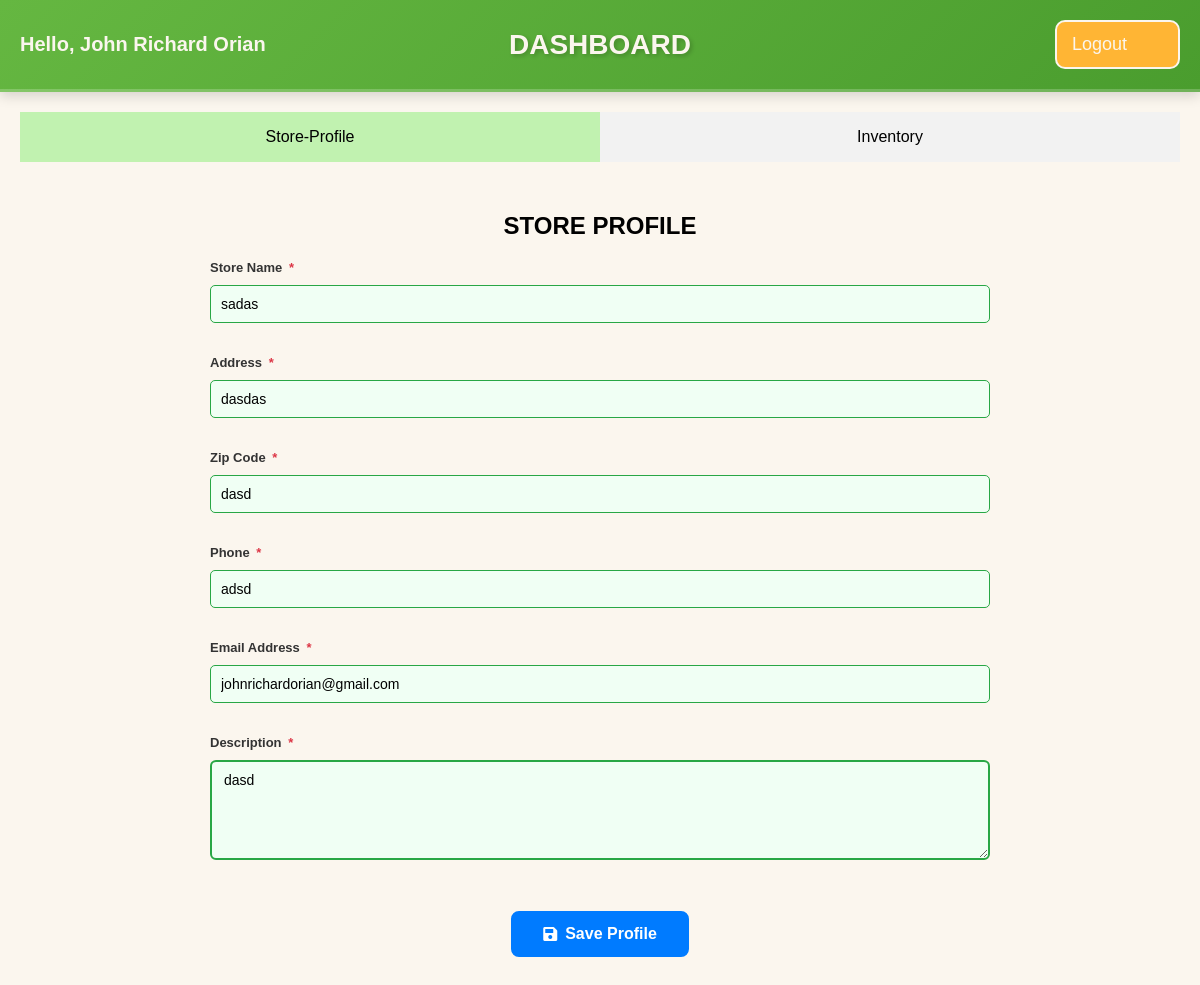
The page /dashboard/ (signed in) on the database its author committed.
### myapp/models.py (models this page shows, shortened)
class StoreProfile(models.Model):
    user = models.OneToOneField(User, on_delete=models.CASCADE, null=True, blank=True)
    store_name = models.CharField('Store Name', max_length=100)
    address = models.CharField(max_length=100)
    zip_code = models.CharField('Zip Code', max_length=15)
    phone = models.CharField('Phone', max_length=25)
    email_address = models.EmailField('Email Address')
    description = models.TextField(blank=True)

### myapp/views.py (the view, shortened to what this page needs)
# urls.py: path('dashboard/', views.dashboard, name='dashboard'),
@login_required(login_url='loginPage')
def dashboard(request):
    store_profile, created = StoreProfile.objects.get_or_create(
        user=request.user,
        defaults={
            'store_name': '',
            'address': '',
            'zip_code': '',
            'phone': '',
            'email_address': request.user.email,
            'description': ''
        }
    )
    products = Inventory.objects.filter(store_profile=store_profile)
    search_query = request.GET.get('search', '').strip()
    if search_query:
        products = products.filter(
            Q(product_name__icontains=search_query) |
            Q(product_description__icontains=search_query)
        )
    def is_store_complete(profile):
        import re
        all_fields_filled = (
            profile.store_name and profile.store_name.strip() and
            profile.address and profile.address.strip() and
            profile.zip_code and profile.zip_code.strip() and
            profile.phone and profile.phone.strip() and
            profile.email_address and profile.email_address.strip() and
            profile.description and profile.description.strip()
        )
        email_pattern = r'^[A-Z0-9._%+-]+@[A-Z0-9.-]+\.[A-Z]{2,}$'
        email_valid = bool(re.match(email_pattern, profile.email_address or '', re.IGNORECASE))
        return all_fields_filled and email_valid
    is_complete = is_store_complete(store_profile)
    context = {
        'store_profile': store_profile,
        'products': products,
        'is_store_complete': is_complete,
        'search_query': search_query
    }
    return render(request, 'dashboard.html', context)

### myapp/templates/dashboard.html (shortened to what this page needs)
{% extends "base.html" %}
{% load static %}
{% block style %}
    <link rel="stylesheet" href="{% static 'css/styles.css' %}">
    <link rel="stylesheet" href="{% static 'css/dashboardStyles.css' %}">
    <link rel="stylesheet" href="{% static 'css/navigationBarStyles.css' %}">
    <link rel="stylesheet" href="{% static 'css/storeProfileContentStyles.css' %}">
    <link rel="stylesheet" href="{% static 'css/inventoryContentStyles.css' %}">
    <link rel="stylesheet" href="https://cdnjs.cloudflare.com/ajax/libs/font-awesome/4.7.0/css/font-awesome.min.css">
    <link rel="stylesheet" href="https://use.fontawesome.com/releases/v5.6.1/css/all.css">
{% endblock %}
{% block body %}
    <header>
        <div class="accountContainer">
            <span id="hello-msg">Hello, {{request.user.first_name|default:request.user.email}}</span>
        </div>
        <div class="divTitleDashboard">
            <h1>DASHBOARD</h1>
        </div>
    <div class="logoutButtonContainer">
            <a style="text-decoration: none;" href="{% url 'logout' %}">
            <button id="logoutButton" class="logoutButton" type="logoutButton">Logout<i class="fa fa-sign-out"></i></button>
        </a>
    </div>
    </header>
    <main>
    <section>
        <div class="divSectionDashboard">
            <div class="navigationBar">
                <button class="tabButton tabStoreProfile" onclick="openTab(event, 'StoreProfile')" id="defaultOpen">Store-Profile</button>
                <button class="tabButton tabInventory" onclick="openTab(event, 'Inventory')">Inventory</button>
            </div>
            <div id="StoreProfile" class="tabContent">
                <div class="StoreProfileContent">
                    <h1 style="text-align: center; margin-bottom: 20px;">STORE PROFILE</h1>
                    <form method="post" id="storeProfileForm" action="{% url 'dashboard' %}">
                        <div class="form-field-wrapper">
                            <label for="store_name">Store Name <span class="required-star">*</span></label>
                            <input type="text" id="store_name" name="store_name" value="{{ store_profile.store_name }}" class="form-field">
                        </div>
                        <div class="form-field-wrapper">
                            <label for="address">Address <span class="required-star">*</span></label>
                            <input type="text" id="address" name="address" value="{{ store_profile.address }}" class="form-field">
                        </div>
                        <div class="form-field-wrapper">
                            <label for="zip_code">Zip Code <span class="required-star">*</span></label>
                            <input type="text" id="zip_code" name="zip_code" value="{{ store_profile.zip_code }}" class="form-field">
                        </div>
                        <div class="form-field-wrapper">
                            <label for="phone">Phone <span class="required-star">*</span></label>
                            <input type="text" id="phone" name="phone" value="{{ store_profile.phone }}" class="form-field">
                        </div>
                        <div class="form-field-wrapper">
                            <label for="email_address">Email Address <span class="required-star">*</span></label>
                            <input type="email" id="email_address" name="email_address" value="{{ store_profile.email_address }}" class="form-field">
                        </div>
                        <div class="form-field-wrapper">
                            <label for="description">Description <span class="required-star">*</span></label>
                            <textarea id="description" name="description" class="form-field">{{ store_profile.description }}</textarea>
                        </div>
                        <center>
                            <button type="submit" id="saveProfileBtn" class="saveprofile" disabled>
                                <i class="fas fa-save"></i> Save Profile
                            </button>
                        </center>
                    </form>
                </div>
            </div>
        </div>
    </section>
    </main>
    <div class="slide-nav" id="slideNav">
    </div>
{% endblock %}

### myapp/static/css/styles.css (style rules this page uses)
body { font-family: Arial, Helvetica, sans-serif; background-color: #AFDEE5; margin: 0px; padding: 0px; }
a { text-decoration: none; }
section { width: auto; height: 778px; }

### myapp/static/css/dashboardStyles.css (style rules this page uses)
body { font-family: Arial, Helvetica, sans-serif; background-color: #FBF6EE; margin: 0px; padding: 0px; }
.divTitleDashboard { background-color: #65B741; width: auto; height: auto; color: #FBF6EE;; text-align: center; padding: 20px; z-index: 1; box-shadow: 0px 5px 15px rgba(0, 0, 0, 0.5); }
.accountContainer { position: absolute; top: 30px; left: 30px; }
#hello-msg { font-size: 20px; color: #000000; position: absolute; top: 10px; left: 10px; }
.logoutButtonContainer { position: absolute; top: 30px; right: 30px; }
.logoutButton { width: auto; background-color: #FFB534; color: #FBF6EE; outline: none; padding: 0 10px; height: 49px; text-align: center; text-decoration: none; display: flex; align-items: center; border: 2px solid #FBF6EE; cursor: pointer; border-radius: 10px; font-size: 20px; }
.logoutButton i { margin-left: 10px; }

### myapp/static/css/navigationBarStyles.css (style rules this page uses)
.navigationBar { z-index: 1; overflow: hidden; float: left; }
.tabButton { background-color: #f2f2f2; border: none; outline: none; cursor: pointer; padding: 10px 20px; transition: 0.3s; width: 300px; height: 50px; text-align: left; display: block; }
.tabButton.active { background-color: #C1F2B0; }
.tabContent { display: none; padding: 20px; border-top: none; margin-left: 350px; }

### myapp/static/css/storeProfileContentStyles.css (style rules this page uses)
label { display: block; font-weight: bold; padding-bottom: 5px; }
input[type="text"], input[type="email"], input[type="number"], textarea { width: 100%; padding: 10px; border: 1px solid #ccc; border-radius: 5px; box-sizing: border-box; margin-bottom: 20px; }
textarea { height: 100px; }
.saveprofile { padding: 10px 20px; background-color: #007bff; color: #fff; border: 2px solid #007bff; border-radius: 5px; cursor: pointer; transition: background-color 0.3s; }

### rows shown on the page
StoreProfile: store_name "sadas", address "dasdas", zip_code "dasd", phone "adsd", email_address "johnrichardorian@gmail.com", description "dasd"

### other values the page prints
{{ request.user.first_name|default:request.user.email }} "John Richard Orian"
